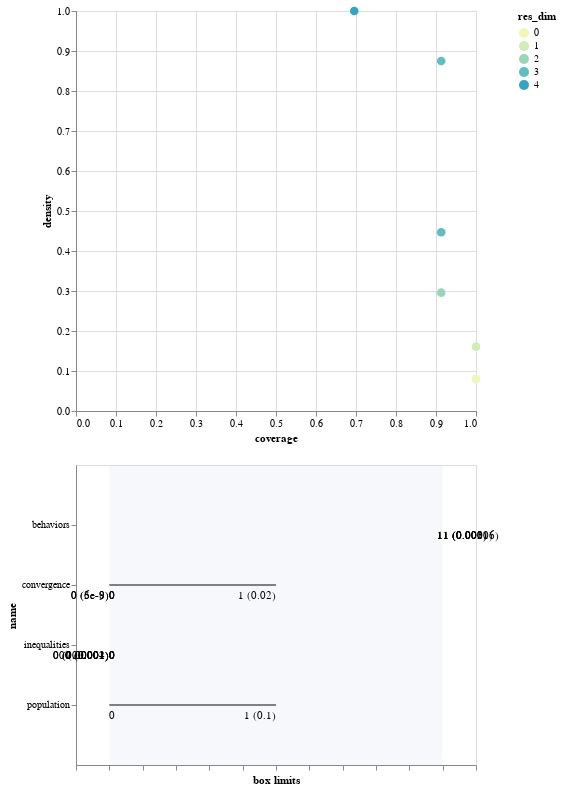

Source (notebook cell):
### Code cell
box1_ssp4.inspect_tradeoff()

### Figure 1 — Vega-Lite specification as saved in the notebook (floating-point values rounded to 4 significant figures)
{"$schema": "https://vega.github.io/schema/vega-lite/v3.4.0.json", "config": {"mark": {"tooltip": null}, "view": {"height": 300, "width": 400}}, "datasets": {"data-0ae69af40f66dd131ecb6ef9ad39eedc": [{"coverage": 1, "density": 0.08042, "id": 0, "mass": 1, "mean": 0.08042, "res_dim": 0}, {"coverage": 1, "density": 0.1608, "id": 1, "mass": 0.5, "mean": 0.1608, "res_dim": 1}, {"coverage": 0.913, "density": 0.2958, "id": 2, "mass": 0.2483, "mean": 0.2958, "res_dim": 2}, {"coverage": 0.913, "density": 0.4468, "id": 3, "mass": 0.1643, "mean": 0.4468, "res_dim": 3}, {"coverage": 0.913, "density": 0.875, "id": 4, "mass": 0.08392, "mean": 0.875, "res_dim": 3}, {"coverage": 0.6957, "density": 1, "id": 5, "mass": 0.05594, "mean": 1, "res_dim": 4}], "data-8781c1ff7b30627a7f3b6598216f6a4d": [{"id": 1, "maximum": 1, "minimum": 0, "name": "inequalities", "qp_lower": -1, "qp_upper": 0.001099, "x1": 0, "x2": 0}, {"id": 2, "maximum": 1, "minimum": 0, "name": "inequalities", "qp_lower": -1, "qp_upper": 0.001096, "x1": 0, "x2": 0}, {"id": 2, "maximum": 1, "minimum": 0, "name": "behaviors", "qp_lower": 0.003161, "qp_upper": -1, "x1": 1, "x2": 1}, {"id": 3, "maximum": 1, "minimum": 0, "name": "inequalities", "qp_lower": -1, "qp_upper": 0.0003908, "x1": 0, "x2": 0}, {"id": 3, "maximum": 2, "minimum": 0, "name": "convergence", "qp_lower": -1, "qp_upper": 0.01527, "x1": 0, "x2": 1}, {"id": 3, "maximum": 1, "minimum": 0, "name": "behaviors", "qp_lower": 0.001208, "qp_upper": -1, "x1": 1, "x2": 1}, {"id": 4, "maximum": 1, "minimum": 0, "name": "inequalities", "qp_lower": -1, "qp_upper": 1.158e-05, "x1": 0, "x2": 0}, {"id": 4, "maximum": 2, "minimum": 0, "name": "convergence", "qp_lower": -1, "qp_upper": 5.815e-09, "x1": 0, "x2": 0}, {"id": 4, "maximum": 1, "minimum": 0, "name": "behaviors", "qp_lower": 6.337e-05, "qp_upper": -1, "x1": 1, "x2": 1}, {"id": 5, "maximum": 1, "minimum": 0, "name": "inequalities", "qp_lower": -1, "qp_upper": 1.526e-05, "x1": 0, "x2": 0}, {"id": 5, "maximum": 2, "minimum": 0, "name": "convergence", "qp_lower": -1, "qp_upper": 3.254e-08, "x1": 0, "x2": 0}, {"id": 5, "maximum": 2, "minimum": 0, "name": "population", "qp_lower": -1, "qp_upper": 0.1181, "x1": 0, "x2": 1}, {"id": 5, "maximum": 1, "minimum": 0, "name": "behaviors", "qp_lower": 0.0001005, "qp_upper": -1, "x1": 1, "x2": 1}], "data-bb8d07f6df3d47a6a475317795287b23": [{"end": 1, "start": 0}], "data-d751713988987e9331980363e24189ce": []}, "vconcat": [{"data": {"name": "data-0ae69af40f66dd131ecb6ef9ad39eedc"}, "encoding": {"color": {"field": "res_dim", "scale": {"range": ["#eff9b6", "#d0edb3", "#97d6b9", "#5dc0c0", "#31a5c2", "#1f80b8", "#2354a3", "#21318d"]}, "type": "ordinal"}, "opacity": {"condition": {"selection": "selector018", "value": 1}, "value": 0.4}, "tooltip": [{"field": "id", "type": "ordinal"}, {"field": "coverage", "format": ".2", "type": "quantitative"}, {"field": "density", "format": ".2", "type": "quantitative"}, {"field": "res_dim", "type": "ordinal"}], "x": {"field": "coverage", "type": "quantitative"}, "y": {"field": "density", "type": "quantitative"}}, "height": 400, "mark": {"size": 75, "type": "circle"}, "selection": {"selector018": {"fields": ["id"], "type": "single"}}, "width": 400}, {"layer": [{"data": {"name": "data-8781c1ff7b30627a7f3b6598216f6a4d"}, "encoding": {"x": {"axis": {"grid": false, "labels": false, "title": "box limits"}, "field": "x_lower", "scale": {"domain": [0, 1], "padding": 0.1}, "type": "quantitative"}, "x2": {"field": "x_upper"}, "y": {"field": "name", "scale": {"padding": 1}, "type": "nominal"}}, "mark": "rule", "transform": [{"as": "x_lower", "calculate": "(datum.x1-datum.minimum)/(datum.maximum-datum.minimum)"}, {"as": "x_upper", "calculate": "(datum.x2-datum.minimum)/(datum.maximum-datum.minimum)"}, {"filter": {"selection": "selector018"}}], "width": 400}, {"data": {"name": "data-8781c1ff7b30627a7f3b6598216f6a4d"}, "encoding": {"text": {"field": "text", "type": "ordinal"}, "x": {"axis": {"grid": false, "labels": false, "title": "box limits"}, "field": "x_lower", "scale": {"domain": [0, 1], "padding": 0.1}, "type": "quantitative"}, "x2": {"field": "x_upper"}, "y": {"field": "name", "scale": {"padding": 1}, "type": "nominal"}}, "mark": {"align": "left", "baseline": "top", "dy": 5, "type": "text"}, "transform": [{"as": "x_lower", "calculate": "(datum.x1-datum.minimum)/(datum.maximum-datum.minimum)"}, {"as": "x_upper", "calculate": "(datum.x2-datum.minimum)/(datum.maximum-datum.minimum)"}, {"filter": {"selection": "selector018"}}, {"as": "text", "calculate": "datum.qp_lower>0?format(datum.x1, \".2\")+\" (\"+format(datum.qp_lower, \".1~g\")+\")\" :format(datum.x1, \".2\")"}], "width": 400}, {"data": {"name": "data-8781c1ff7b30627a7f3b6598216f6a4d"}, "encoding": {"text": {"field": "text", "type": "ordinal"}, "x": {"field": "x_upper", "type": "quantitative"}, "x2": {"field": "x_upper"}, "y": {"field": "name", "scale": {"padding": 1}, "type": "nominal"}}, "mark": {"align": "right", "baseline": "top", "dy": 5, "type": "text"}, "transform": [{"as": "x_lower", "calculate": "(datum.x1-datum.minimum)/(datum.maximum-datum.minimum)"}, {"as": "x_upper", "calculate": "(datum.x2-datum.minimum)/(datum.maximum-datum.minimum)"}, {"filter": {"selection": "selector018"}}, {"as": "text", "calculate": "datum.qp_upper>0?format(datum.x2, \".2\")+\" (\"+format(datum.qp_upper, \".1\")+\")\" :format(datum.x2, \".2\")"}], "width": 400}, {"data": {"name": "data-bb8d07f6df3d47a6a475317795287b23"}, "encoding": {"x": {"field": "start", "type": "quantitative"}, "x2": {"field": "end"}}, "mark": {"opacity": 0.05, "type": "rect"}}, {"data": {"name": "data-d751713988987e9331980363e24189ce"}, "encoding": {"x": {"field": "x", "type": "quantitative"}, "y": {"field": "name", "type": "nominal"}}, "mark": "point", "transform": [{"filter": {"selection": "selector018"}}], "width": 400}, {"data": {"name": "data-d751713988987e9331980363e24189ce"}, "encoding": {"text": {"field": "item", "type": "nominal"}, "x": {"field": "x", "type": "quantitative"}, "y": {"field": "name", "type": "nominal"}}, "mark": {"align": "center", "baseline": "top", "dy": 5, "type": "text"}, "transform": [{"filter": {"selection": "selector018"}}], "width": 400}]}]}
